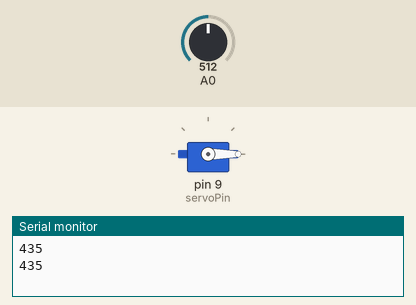
Recording of a sketch running on a simulated Arduino Uno, built with avr-gcc and run on an emulated ATmega328P. On the bench: servo, the last lines printed to the serial monitor. The inputs (shaded band) are chosen by the test bench; at power-on: A0 = 512.

Above: at 2.1 s.
2.2 s: A0 set to 124
At 2.54 s:
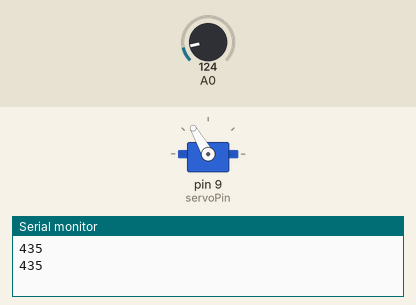
7.0 s: A0 set to 110
At 8.39 s:
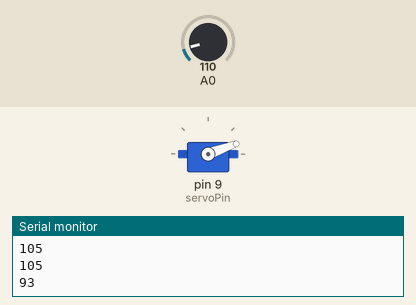
Timing chart, 0 to 17.2 s (numbered marks = the images above; inputs shaded):
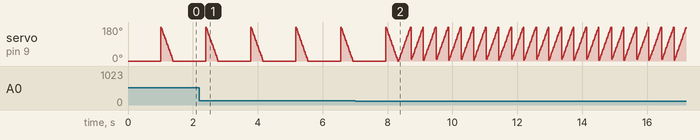

The sketch:

ULTRASONIC_SERVO.ino
```cpp
unsigned int ADCValue;
#include <Servo.h>
Servo servo;
int servoPin = 9;
int pos = 0;
void setup(){
 Serial.begin(9600);
 servo.attach(servoPin);
 servo.write(0);
}

void loop(){

int val = analogRead(0); // Define and read the data from the ultrasonic sensor
  val = map(val, 0, 300, 0, 255);
   Serial.println(val);
delay(10);


if ( val<100 ) {
 for (pos = 0; pos <= 180; pos += 1) { // goes from 0 degrees to 310 degrees
   // in steps of 1 degree
   servo.write(pos);              // tell servo to go to position in variable 'pos'
   delay(2);                       // waits 15ms for the servo to reach the position
 }
}
else {
 delay(1000);
  for (pos = 180; pos >= 0; pos -= 1) { // goes from 310 degrees to 0 degrees
   servo.write(pos);              // tell servo to go to position in variable 'pos'
   delay(2);                       // waits 15ms for the servo to reach the position
 }
}
}
```

Measured:
- the behaviour switches between 118 and 117 on A0 (found by bisection; images 1 and 2)
